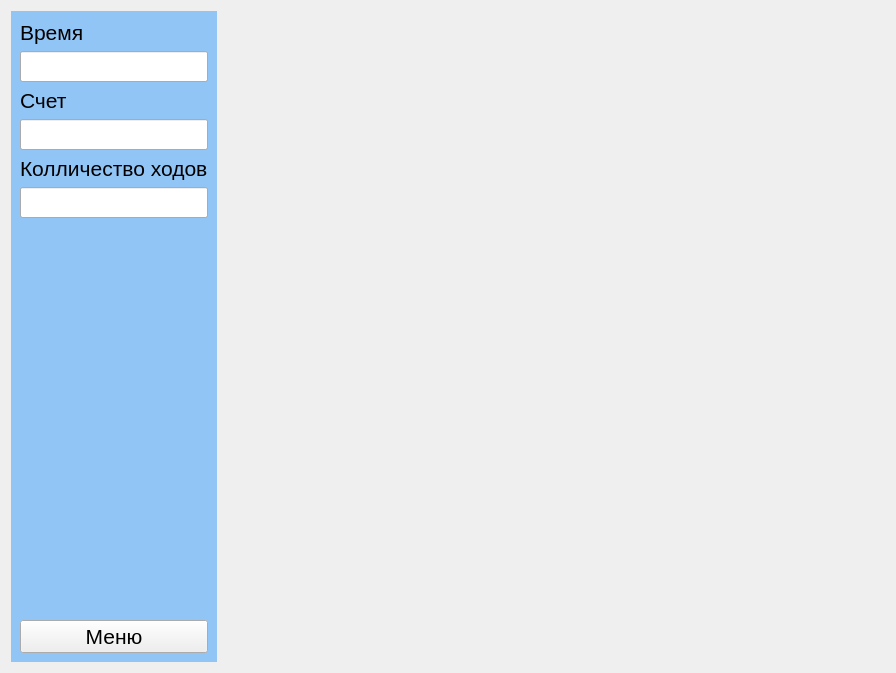
<?xml version="1.0" encoding="UTF-8"?>
<ui version="4.0">
 <class>mainForm</class>
 <widget class="QWidget" name="mainForm">
  <property name="geometry">
   <rect>
    <x>0</x>
    <y>0</y>
    <width>896</width>
    <height>673</height>
   </rect>
  </property>
  <property name="windowTitle">
   <string>Form</string>
  </property>
  <property name="styleSheet">
   <string notr="true">#widget {border-image:url(:/bakcground/BackGround.jpg) 0 0 0 0 stretch stretch;}</string>
  </property>
  <layout class="QHBoxLayout" name="horizontalLayout" stretch="0,1">
   <property name="spacing">
    <number>0</number>
   </property>
   <item>
    <widget class="QWidget" name="widget_2" native="true">
     <property name="styleSheet">
      <string notr="true">#widget_2{background-color:rgba(0, 132, 255, 100)}</string>
     </property>
     <layout class="QVBoxLayout" name="verticalLayout_4">
      <item>
       <widget class="QLabel" name="label">
        <property name="font">
         <font>
          <pointsize>16</pointsize>
         </font>
        </property>
        <property name="text">
         <string>Время</string>
        </property>
       </widget>
      </item>
      <item>
       <widget class="QLineEdit" name="lineEdit">
        <property name="font">
         <font>
          <pointsize>14</pointsize>
         </font>
        </property>
        <property name="readOnly">
         <bool>true</bool>
        </property>
       </widget>
      </item>
      <item>
       <widget class="QLabel" name="label_2">
        <property name="font">
         <font>
          <pointsize>16</pointsize>
         </font>
        </property>
        <property name="text">
         <string>Счет</string>
        </property>
        <property name="textFormat">
         <enum>Qt::AutoText</enum>
        </property>
       </widget>
      </item>
      <item>
       <widget class="QLineEdit" name="lineEdit_2">
        <property name="font">
         <font>
          <pointsize>14</pointsize>
         </font>
        </property>
        <property name="readOnly">
         <bool>true</bool>
        </property>
       </widget>
      </item>
      <item>
       <widget class="QLabel" name="label_3">
        <property name="font">
         <font>
          <pointsize>16</pointsize>
         </font>
        </property>
        <property name="text">
         <string>Колличество ходов</string>
        </property>
       </widget>
      </item>
      <item>
       <widget class="QLineEdit" name="lineEdit_3">
        <property name="font">
         <font>
          <pointsize>14</pointsize>
         </font>
        </property>
        <property name="readOnly">
         <bool>true</bool>
        </property>
       </widget>
      </item>
      <item>
       <spacer name="verticalSpacer">
        <property name="orientation">
         <enum>Qt::Vertical</enum>
        </property>
        <property name="sizeHint" stdset="0">
         <size>
          <width>20</width>
          <height>40</height>
         </size>
        </property>
       </spacer>
      </item>
      <item>
       <widget class="QPushButton" name="pushButton">
        <property name="font">
         <font>
          <pointsize>16</pointsize>
         </font>
        </property>
        <property name="text">
         <string>Меню</string>
        </property>
       </widget>
      </item>
     </layout>
    </widget>
   </item>
   <item>
    <widget class="QWidget" name="widget" native="true">
     <property name="autoFillBackground">
      <bool>false</bool>
     </property>
     <property name="styleSheet">
      <string notr="true">#widget{background-color:none}</string>
     </property>
     <layout class="QGridLayout" name="gridLayout_2">
      <item row="0" column="1">
       <layout class="QGridLayout" name="gridLayout"/>
      </item>
     </layout>
    </widget>
   </item>
  </layout>
 </widget>
 <resources>
  <include location="resources.qrc"/>
 </resources>
 <connections/>
</ui>
